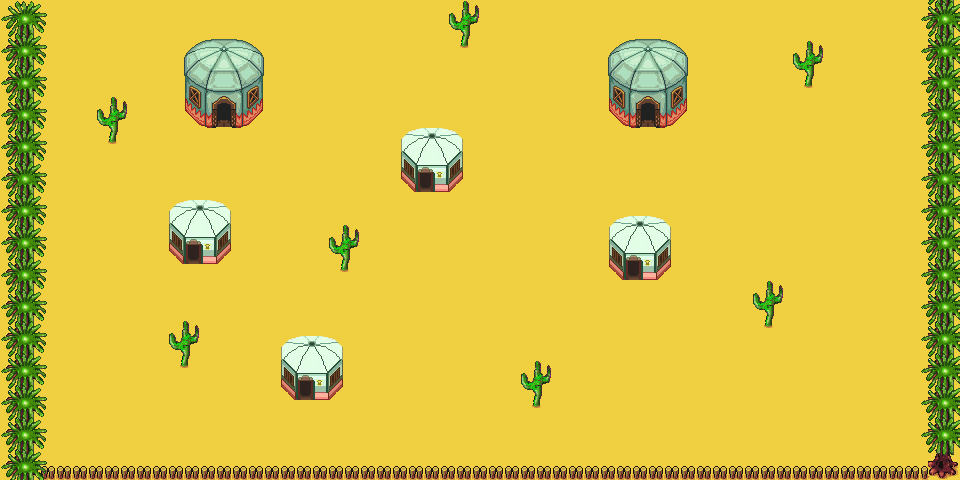

Rendered tile map (Tiled .tmx) drawn with the repository's tilesets; below, a short description and the map source with its tile grids summarised:
An orthogonal 120x60 tile map with 8x8 px tiles, 3 tile layers (Calque de Tile 1, Calque 2, Calque 3).

<map version="1.0" orientation="orthogonal" renderorder="right-down" width="120" height="60" tilewidth="8" tileheight="8" nextobjectid="1">
 <tileset firstgid="1" name="desert" tilewidth="8" tileheight="8" tilecount="3840" columns="60">
  <image source="../../images/out/desert.png" width="480" height="512" />
 </tileset>
 <layer name="Calque de Tile 1" width="120" height="60">
  <data>[7200 cells, 7200 non-empty, 1 distinct tile ids]</data>
 </layer>
 <layer name="Calque 2" width="120" height="60">
  <data>[7200 cells, 1164 non-empty, 156 distinct tile ids]</data>
 </layer>
 <layer name="Calque 3" width="120" height="60">
  <data>[7200 cells, 917 non-empty, 109 distinct tile ids]</data>
 </layer>
</map>
